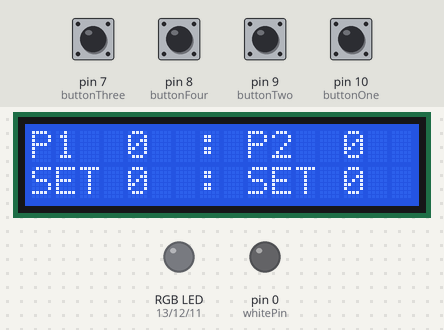
Simulated run of this sketch. Board: Arduino Uno, built with avr-gcc and run on an emulated ATmega328P. On the bench: 16×2 character LCD, an RGB LED mixed from three pins (HIGH = lit), output pins drawn as LEDs (lit = HIGH). Inputs (shaded band) come from the test bench; at power-on: pin 7 (buttonThree), pin 8 (buttonFour), pin 9 (buttonTwo), pin 10 (buttonOne) HIGH.

Above: at 1.2 s.
1.3 s: pin 7 (buttonThree) pulled LOW for 1 s
At 3.2 s:
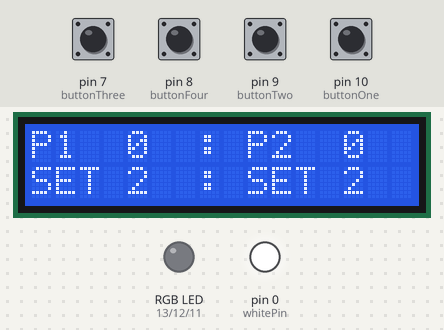
3.8 s: pin 8 (buttonFour) pulled LOW for 0.15 s
At 4.9 s:
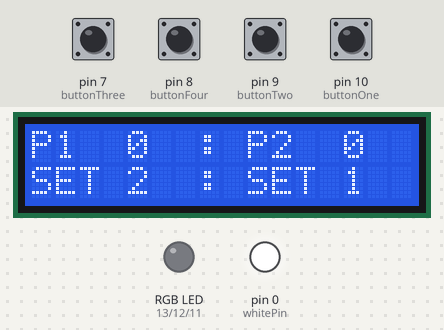
5.4 s: pin 9 (buttonTwo) pulled LOW for 0.15 s
At 6.1 s:
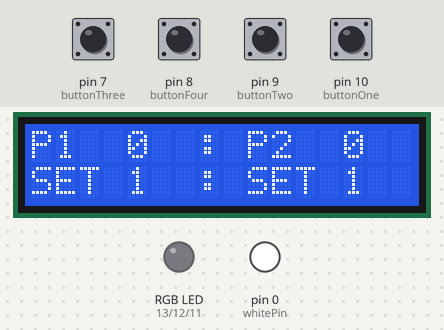
7.0 s: pin 10 (buttonOne) pulled LOW for 1 s
At 8.8 s:
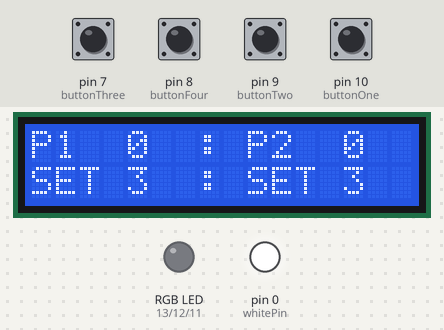
9.5 s: pin 7 (buttonThree) pulled LOW for 0.15 s
At 10.4 s:
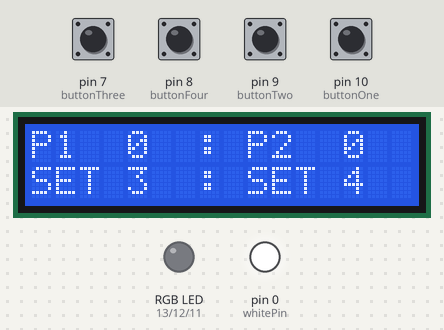
11.1 s: pin 8 (buttonFour) pulled LOW for 1 s
At 13.1 s:
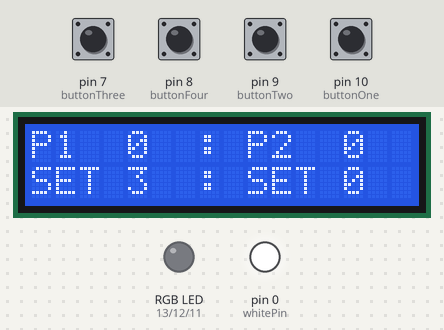
Timing chart, 0 to 14.6 s (numbered marks = the images above; inputs shaded):
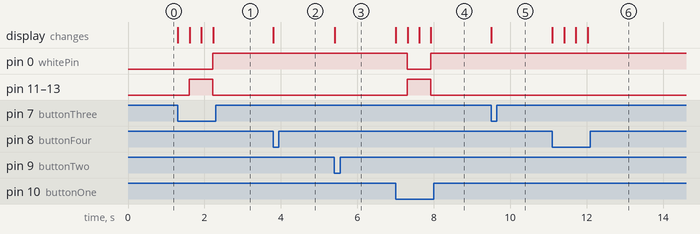

The sketch:

tabletennis.ino
```cpp
// includes the LiquidCrystal library for the LCD
#include <LiquidCrystal.h>

// Setting up constants for the pin numbers.
// This isn't needed, but it should make it easier to follow below.

// Sets pins for 4 buttons.
const int buttonOne = 10;
const int buttonTwo = 9;
const int buttonThree = 7;
const int buttonFour = 8;

// Sets RGB LED pins.
// RGB LED requires 3 pins, single color LED's only require one.
const int bluePin = 11;
const int greenPin = 12;
const int redPin = 13;

// Sets white LED pin.
const int whitePin = 0;

//Setting up LCD pins
LiquidCrystal lcd(6, 5, 4, 3, 2, 1);

// Creating and setting variables.
// ASP & BSP = set points for player A and B
// AGP & BGP = game points for player A and B
// The serves variable is to keep track of how many serves
// per side. We have 2 serves per side until 10 points is reached,
// then we switch to 1 serve per side.
// tempA and tempB keep temporary scores in case of decrementing
int ASP = 0;
int BSP = 0;
int AGP = 0;
int BGP = 0;
int tempA;
int tempB;
String tempLast;
int serves = 0;
// Instead of variables swapping sides, they just swap names.
String p1 = "P1";
String p2 = "P2";

void setup() {
  // The LiquidCrystal library can be used with many different
  // LCD sizes. We're using one that's 2 lines of 16 characters,
  // so we'll inform the library of that:
  lcd.begin(16, 2);

  // Setting the initial scores of zero.
  lcd.setCursor(0, 0);
  lcd.print("P1  0");
  lcd.setCursor(7, 0);
  lcd.print(": P2  0");
  lcd.setCursor(0, 1);
  lcd.print("SET 0  : SET 0");

  // Set up the pushbutton pins to be an input:
  pinMode(buttonTwo, INPUT);
  pinMode(buttonThree, INPUT);
  pinMode(buttonFour, INPUT);
  pinMode(buttonOne, INPUT);

  // Set up the RGB and White LED pins to be outputs:
  pinMode(redPin, OUTPUT);
  pinMode(greenPin, OUTPUT);
  pinMode(bluePin, OUTPUT);
  pinMode(whitePin, OUTPUT);
}

void loop() {
  // Local variable to hold the pushbutton states
  int buttonTwoState;
  int buttonThreeState;
  int buttonFourState;
  int buttonOneState;

  // Reads the digital state of buttonPin with digitalRead() function and stores the
  // Value in the corresponding buttonState variable
  buttonTwoState = digitalRead(buttonTwo);
  buttonThreeState = digitalRead(buttonThree);
  buttonFourState = digitalRead(buttonFour);
  buttonOneState = digitalRead(buttonOne);

  // Uses a pull-up resistor to keep the pin in HIGH state
  // When the button is pressed, the power is grounded and moved to LOW state
  // 4 if statements check for LOW state and then run their respective code,
  // incrementing or decrementing the score.
  // Delay prevents bounce for 300 miliseconds.
  if (buttonOneState == LOW) {
    serves++;
    ASP++;
    gamePointIncrementer();
    serveSwap();
    refreshLCD();
    delay(300);
  }
  if (buttonTwoState == LOW) {
    decrementChecker();
    ASP--;
    refreshLCD();
    delay(300);
  }
  if (buttonThreeState == LOW) {
    serves++;
    BSP++;
    gamePointIncrementer();
    serveSwap();
    refreshLCD();
    delay(300);
  }
  if (buttonFourState == LOW) {
    decrementChecker();
    BSP--;
    refreshLCD();
    delay(300);
  }
}

// Checks to see if serves or scores should be reversed after decrementing;
void decrementChecker() {
  if (ASP == 0 && BSP == 0) {
    ASP = tempA;
    BSP = tempB;
    if (ASP > BSP) {
      AGP--;
    } else {
      BGP--;
    }
  }
}

// Checks to see if one or both players have a score over 10 points
// and that one score is at least 2 points ahead of the other.
// If true, then increment A or B game points and reset serve points and serves to 0.
void gamePointIncrementer() {
  if ((ASP - BSP > 1 || BSP - ASP > 1) && (ASP > 10 || BSP > 10)) {
    if (ASP > BSP) {
      AGP++;
      tempLast = p1;
    } else {
      BGP++;
      tempLast = p2;
    }
    tempA = ASP;
    tempB = BSP;
    ASP = 0;
    BSP = 0;
    serves = 0;
  }
}

// Checks to see who is serving.
// Number of serves per side is reduced from 2 to 1 if either player has 10 points.
// A light on either side of the board indicates which side is serving.
void serveSwap() {
  int serveLimit;
  if (ASP > 10 || BSP > 10) {
    serveLimit = 1;
  } else {
    serveLimit = 2;
  }

  // If the serve limit is reached, the player display and scores swap sides
  int tempPoints;
  if (serves == serveLimit) {
    tempPoints = AGP;
    AGP = BGP;
    BGP = tempPoints;
    String tempNames = p1;
    p1 = p2;
    p2 = tempNames;
    tempPoints = ASP;
    ASP = BSP;
    BSP = tempPoints;
    serves = 0;

    // Turns on a light to display which side is serving
    if (p1 == "P2") {
      digitalWrite(redPin, HIGH);
      digitalWrite(greenPin, HIGH);
      digitalWrite(bluePin, HIGH);
      digitalWrite(whitePin, LOW);
    } else {
      digitalWrite(redPin, LOW);
      digitalWrite(greenPin, LOW);
      digitalWrite(bluePin, LOW);
      digitalWrite(whitePin, HIGH);
    }
  }
}

// Updates the LCD to display the correct score.
// Also calls winnerWinner to check for a winner.
void refreshLCD() {

  // Clears the screen, sets the cursor and prints text or a score 6 times
  lcd.clear();
  lcd.setCursor(0, 0);
  lcd.print(p1 + "  ");
  lcd.setCursor(4, 0);
  lcd.print(String(AGP)); // int variables need to be converted to String
  lcd.setCursor(7, 0);
  lcd.print(": " + p2 + "  ");
  lcd.setCursor(13, 0);
  lcd.print(String(BGP));
  lcd.setCursor(0, 1);
  lcd.print("SET " + String(ASP));
  lcd.setCursor(7, 1);
  lcd.print(": SET " + String(BSP));
  winnerWinner();
}

// Checks for a winner.
// If true, displays celebratory strobe and disco lights.
void winnerWinner() {

  // Best of 5 would mean first player to 3 game points.
  if (AGP > 2 || BGP > 2) {
    String winner;
    if (AGP > BGP) {
      if (p1 == "P1"){
        winner = "Player 1";
      } else {
        winner = "Player 2";
      }
    } else {
      if (p1 == "P1") {
        winner = "Player 2";
      } else {
        winner = "Player 1";
    }
    }

    // Displays the winner for 2 seconds.
    lcd.clear();
    lcd.setCursor(0, 0);
    lcd.print(winner);
    lcd.setCursor(0, 1);
    lcd.print("Wins the game!");
    delay(5000);

    // Then celebration for an absurdly long time!
    for (int win = 0; win < 100; win++) {
      digitalWrite(redPin, HIGH);
      digitalWrite(greenPin, LOW);
      digitalWrite(bluePin, LOW);
      digitalWrite(whitePin, LOW);
      lcd.clear();
      delay(300);
      digitalWrite(redPin, LOW);
      digitalWrite(greenPin, HIGH);
      digitalWrite(bluePin, LOW);
      digitalWrite(whitePin, HIGH);
      lcd.setCursor(0, 0);
      lcd.print("WINNER WINNER");
      lcd.setCursor(0, 1);
      lcd.print("CHICKEN DINNER");
      delay(300);
      digitalWrite(redPin, LOW);
      digitalWrite(greenPin, LOW);
      digitalWrite(bluePin, HIGH);
      digitalWrite(whitePin, LOW);
      lcd.clear();
      delay(300);
      digitalWrite(redPin, HIGH);
      digitalWrite(greenPin, HIGH);
      digitalWrite(bluePin, HIGH);
      digitalWrite(whitePin, HIGH);
      lcd.setCursor(0, 0);
      lcd.print("WINNER WINNER");
      lcd.setCursor(0, 1);
      lcd.print("CHICKEN DINNER");
      delay(300);
    }
    AGP = 0;
    BGP = 0;
    ASP = 0;
    BSP = 0;
  }
}
```

Measured:
- after the input at 1.3 s, pin 0 (whitePin): LOW → HIGH after 0.92 s; pin 11 (bluePin), pin 12 (greenPin), pin 13 (redPin): LOW → HIGH after 0.31 s, → LOW 0.61 s later; the display: first changes at once (image 1 shows a later state)
- after the input at 3.8 s, the display: changes at once (image 2)
- after the input at 5.4 s, the display: changes at once (image 3)
- after the input at 7.0 s, pin 0 (whitePin): HIGH → LOW after 0.31 s, → HIGH 0.61 s later; pin 11 (bluePin), pin 12 (greenPin), pin 13 (redPin): LOW → HIGH after 0.31 s, → LOW 0.61 s later; the display: first changes at once (image 4 shows a later state)
- after the input at 9.5 s, the display: changes at once (image 5)
- after the input at 11.1 s, the display: first changes at once (image 6 shows a later state)
